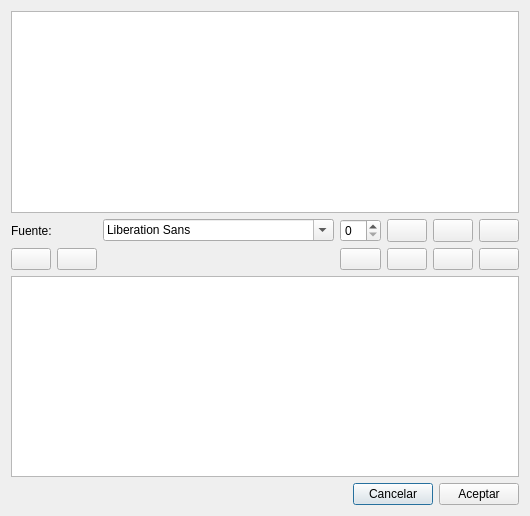
<?xml version="1.0" encoding="UTF-8"?>
<ui version="4.0">
 <class>EditTextDlg</class>
 <widget class="QDialog" name="EditTextDlg">
  <property name="geometry">
   <rect>
    <x>0</x>
    <y>0</y>
    <width>516</width>
    <height>516</height>
   </rect>
  </property>
  <property name="windowTitle">
   <string>Dialog</string>
  </property>
  <layout class="QGridLayout" name="gridLayout">
   <item row="1" column="0">
    <widget class="QLabel" name="label">
     <property name="text">
      <string>Fuente:</string>
     </property>
    </widget>
   </item>
   <item row="1" column="1">
    <widget class="QFontComboBox" name="fontComboBox"/>
   </item>
   <item row="1" column="2">
    <widget class="QSpinBox" name="sizeSpin"/>
   </item>
   <item row="1" column="3">
    <widget class="QPushButton" name="btnBold">
     <property name="maximumSize">
      <size>
       <width>43</width>
       <height>24</height>
      </size>
     </property>
     <property name="text">
      <string/>
     </property>
     <property name="icon">
      <iconset resource="resource.qrc">
       <normaloff>:/icons/text_bold.png</normaloff>:/icons/text_bold.png</iconset>
     </property>
     <property name="checkable">
      <bool>true</bool>
     </property>
     <property name="autoDefault">
      <bool>false</bool>
     </property>
    </widget>
   </item>
   <item row="1" column="4">
    <widget class="QPushButton" name="btnItalic">
     <property name="maximumSize">
      <size>
       <width>43</width>
       <height>24</height>
      </size>
     </property>
     <property name="text">
      <string/>
     </property>
     <property name="icon">
      <iconset resource="resource.qrc">
       <normaloff>:/icons/text_italic.png</normaloff>:/icons/text_italic.png</iconset>
     </property>
     <property name="checkable">
      <bool>true</bool>
     </property>
     <property name="autoDefault">
      <bool>false</bool>
     </property>
    </widget>
   </item>
   <item row="1" column="5">
    <widget class="QPushButton" name="btnUnder">
     <property name="maximumSize">
      <size>
       <width>44</width>
       <height>24</height>
      </size>
     </property>
     <property name="text">
      <string/>
     </property>
     <property name="icon">
      <iconset resource="resource.qrc">
       <normaloff>:/icons/text_underline.png</normaloff>:/icons/text_underline.png</iconset>
     </property>
     <property name="checkable">
      <bool>true</bool>
     </property>
     <property name="autoDefault">
      <bool>false</bool>
     </property>
    </widget>
   </item>
   <item row="2" column="2">
    <widget class="QPushButton" name="btnColor">
     <property name="maximumSize">
      <size>
       <width>43</width>
       <height>24</height>
      </size>
     </property>
     <property name="text">
      <string/>
     </property>
     <property name="icon">
      <iconset resource="resource.qrc">
       <normaloff>:/icons/font.png</normaloff>:/icons/font.png</iconset>
     </property>
     <property name="autoDefault">
      <bool>false</bool>
     </property>
    </widget>
   </item>
   <item row="2" column="3">
    <widget class="QPushButton" name="btnLeft">
     <property name="maximumSize">
      <size>
       <width>43</width>
       <height>24</height>
      </size>
     </property>
     <property name="text">
      <string/>
     </property>
     <property name="icon">
      <iconset resource="resource.qrc">
       <normaloff>:/icons/text_align_left.png</normaloff>:/icons/text_align_left.png</iconset>
     </property>
     <property name="autoDefault">
      <bool>false</bool>
     </property>
    </widget>
   </item>
   <item row="2" column="4">
    <widget class="QPushButton" name="btnCenter">
     <property name="maximumSize">
      <size>
       <width>43</width>
       <height>24</height>
      </size>
     </property>
     <property name="text">
      <string/>
     </property>
     <property name="icon">
      <iconset resource="resource.qrc">
       <normaloff>:/icons/text_align_center.png</normaloff>:/icons/text_align_center.png</iconset>
     </property>
     <property name="autoDefault">
      <bool>false</bool>
     </property>
    </widget>
   </item>
   <item row="2" column="5">
    <widget class="QPushButton" name="btnRigth">
     <property name="maximumSize">
      <size>
       <width>44</width>
       <height>24</height>
      </size>
     </property>
     <property name="text">
      <string/>
     </property>
     <property name="icon">
      <iconset resource="resource.qrc">
       <normaloff>:/icons/text_align_right.png</normaloff>:/icons/text_align_right.png</iconset>
     </property>
     <property name="autoDefault">
      <bool>false</bool>
     </property>
     <property name="flat">
      <bool>false</bool>
     </property>
    </widget>
   </item>
   <item row="3" column="0" colspan="6">
    <widget class="QGraphicsView" name="graphicsView"/>
   </item>
   <item row="0" column="0" colspan="6">
    <widget class="QPlainTextEdit" name="plainTextEdit"/>
   </item>
   <item row="4" column="0" colspan="6">
    <layout class="QHBoxLayout" name="horizontalLayout">
     <item>
      <spacer name="horizontalSpacer">
       <property name="orientation">
        <enum>Qt::Horizontal</enum>
       </property>
       <property name="sizeHint" stdset="0">
        <size>
         <width>40</width>
         <height>20</height>
        </size>
       </property>
      </spacer>
     </item>
     <item>
      <widget class="QPushButton" name="pushButton">
       <property name="text">
        <string>Cancelar</string>
       </property>
      </widget>
     </item>
     <item>
      <widget class="QPushButton" name="btnAceptar">
       <property name="text">
        <string>Aceptar</string>
       </property>
      </widget>
     </item>
    </layout>
   </item>
   <item row="2" column="0">
    <layout class="QHBoxLayout" name="horizontalLayout_2">
     <item>
      <widget class="QPushButton" name="btnHorizontal">
       <property name="text">
        <string/>
       </property>
       <property name="icon">
        <iconset resource="resource.qrc">
         <normaloff>:/icons/text_align_left.png</normaloff>:/icons/text_align_left.png</iconset>
       </property>
      </widget>
     </item>
     <item>
      <widget class="QPushButton" name="btnVertical">
       <property name="text">
        <string/>
       </property>
       <property name="icon">
        <iconset resource="resource.qrc">
         <normaloff>:/icons/text_align_up.png</normaloff>:/icons/text_align_up.png</iconset>
       </property>
      </widget>
     </item>
    </layout>
   </item>
  </layout>
 </widget>
 <resources>
  <include location="resource.qrc"/>
 </resources>
 <connections/>
</ui>
